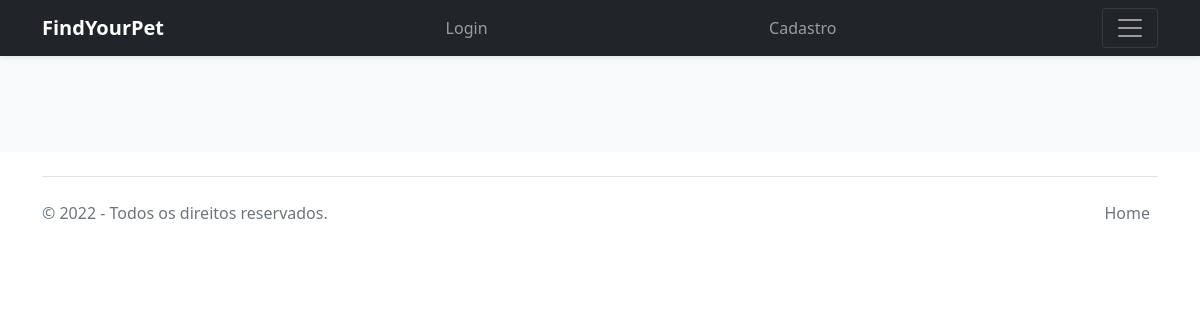
/gatos, run on an earlier commit of the app's database.
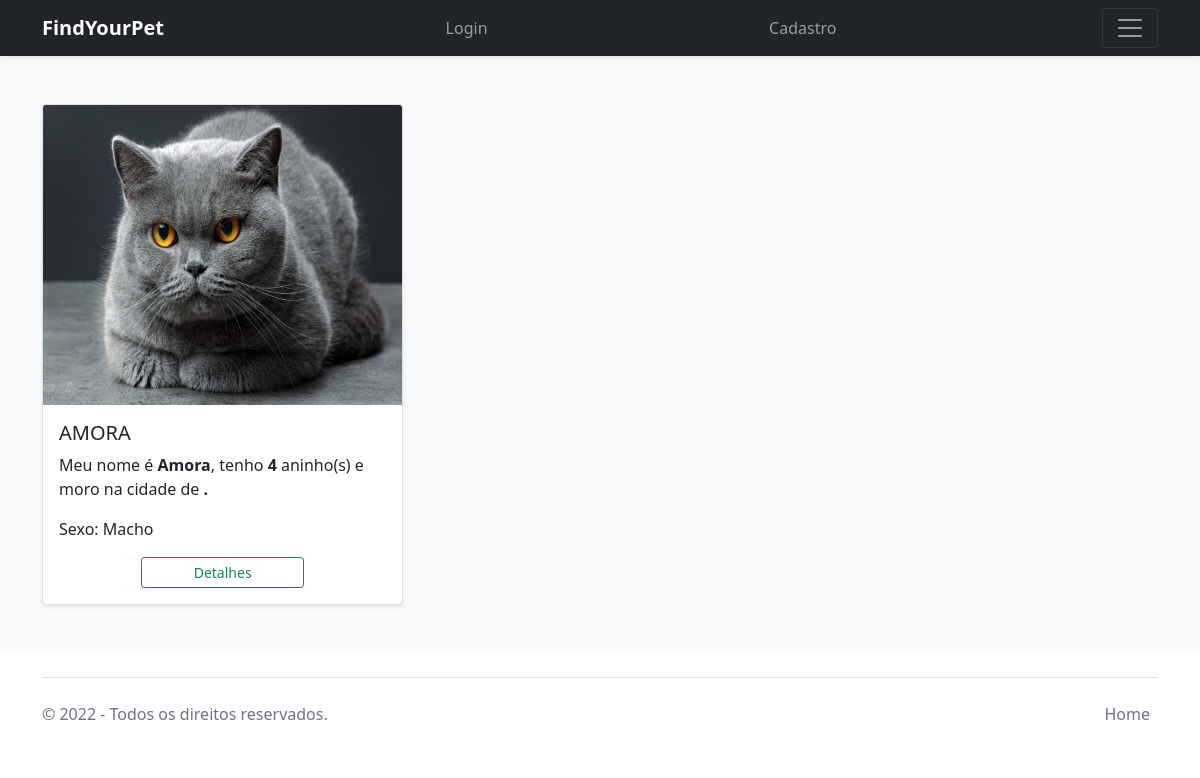
And on a later commit of the database.
### tables this page shows
CREATE TABLE "animals" (
        "id" INTEGER PRIMARY KEY AUTOINCREMENT,
        "created" TIMESTAMP NOT NULL DEFAULT CURRENT_TIMESTAMP,
        "NomeCompleto" TEXT NOT NULL,
        "Foto" TEXT,
        "Especie" TEXT,
        "Sexo" TEXT,
        "Idade" TEXT,
        "Porte" TEXT,
        "Sobre" TEXT,
        "Cep" TEXT,
        "Rua" TEXT,
        "Numero" TEXT,
        "Complemento" TEXT,
        "Bairro" TEXT,
        "Cidade" TEXT,
        "Estado" TEXT
);

### app.py (the view)
@app.route('/gatos')
def list_cats():
    conn = get_db_connection()
    gatos = conn.execute('SELECT * FROM animals WHERE Especie IS "Gato"').fetchall()
    conn.close()
    return render_template('gatos.html', gatos=gatos)

### app.py (called while the page is built)
def get_db_connection():
    conn = sqlite3.connect('db/findyourpet.db')
    conn.row_factory = sqlite3.Row
    return conn

### templates/gatos.html (shortened to what this page needs)
{% extends 'base.html' %}
{% block content %}
  <div class="album py-5 bg-light">
    <div class="container">
      <div class="row row-cols-1 row-cols-sm-2 row-cols-md-3 g-3">
        {% for gato in gatos %}
        <div class="col">
          <div class="card shadow-sm">
            <img src="{{ url_for('static', filename=gato['Foto']) }}" alt="" class="bd-placeholder-img card-img-top" width="300" height="300">
            <div class="card-body">
              <h5 class="card-title text-uppercase">{{ gato['NomeCompleto'] }}</h5>
              <p class="card-text">Meu nome é <span class="fw-bold">{{ gato['NomeCompleto'] }}</span>, tenho <span class="fw-bold">{{ gato['Idade'] }}</span> aninho(s) e moro na cidade de <span class="fw-bold">{{ gato['Cidade'] }}.</span></p>
              <p class="card-text">Sexo: {{ gato['Sexo'] }}</p>
              <div class="d-flex justify-content-between align-items-center">
                <div class="d-grid gap-2 col-6 mx-auto">
                  <button type="submit" class="btn btn-outline-success btn-sm" data-bs-toggle="modal" data-bs-target="#detalhes">Detalhes</button>
                </div>
              </div>
            </div>
          </div>
        </div>
        {% endfor %}
      </div>
    </div>
  </div>
{% endblock %}

### templates/base.html (shortened to what this page needs)
<!doctype html>
<html lang="pt-br">
  <head>
    <link href="https://cdn.jsdelivr.net/npm/bootstrap@5.1.3/dist/css/bootstrap.min.css" rel="stylesheet">
  </head>
  <body>
<header>
  <div class="navbar navbar-dark bg-dark shadow-sm">
    <div class="container">
      <a href="/" class="navbar-brand d-flex align-items-center">
        <strong>FindYourPet</strong>
      </a>
      <div class="navbar-nav">
        <div class="nav-item text-nowrap">
          <a class="nav-link px-3" href="login">Login</a>
        </div>
      </div>
      <div class="navbar-nav">
        <div class="nav-item text-nowrap">
          <a class="nav-link px-3" href="registro">Cadastro</a>
        </div>
      </div>
      <button class="navbar-toggler" type="button" data-bs-toggle="collapse" data-bs-target="#navbarHeader" aria-controls="navbarHeader" aria-expanded="false" aria-label="Toggle navigation">
        <span class="navbar-toggler-icon"></span>
      </button>
    </div>
  </div>
</header>
<main>
    {% block content %} {% endblock %}
</main>
<div class="container">
  <footer class="d-flex flex-wrap justify-content-between align-items-center py-3 my-4 border-top">
    <p class="col-md-4 mb-0 text-muted">&copy; 2022 - Todos os direitos reservados.</p>
    <a href="/" class="col-md-4 d-flex align-items-center justify-content-center mb-3 mb-md-0 me-md-auto link-dark text-decoration-none">
      <svg class="bi me-2" width="40" height="32"><use xlink:href="#bootstrap"/></svg>
    </a>
    <ul class="nav col-md-4 justify-content-end">
      <li class="nav-item"><a href="/" class="nav-link px-2 text-muted">Home</a></li>
    </ul>
  </footer>
</div>
  </body>
</html>

What changed in the data, as far as the page shows it:
added animals: Foto (picture), NomeCompleto "AMORA", NomeCompleto "Amora", Idade "4", Sexo "Macho"
